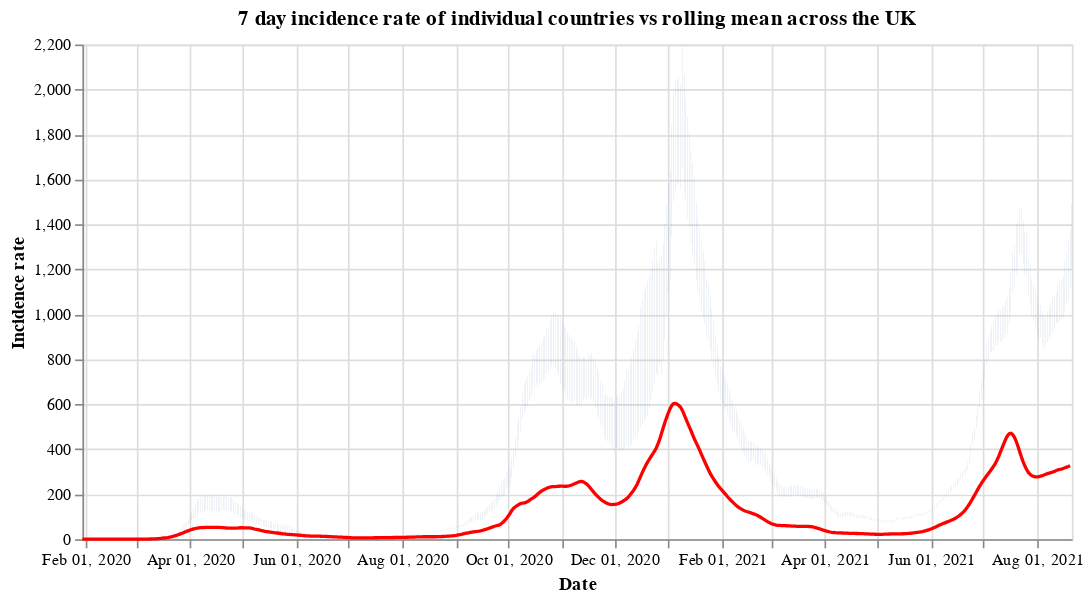

The code cell stored with this chart in its notebook:
### Code cell
#collapse
countries = uk_cases['areaName'].unique()
countries.sort()

selection = alt.selection_single(
    name='Select',
    fields=['areaName'],
    init={'areaName': 'Wales'},
    bind={'areaName': alt.binding_select(options=countries)}
)

# scatter plot, modify opacity based on selection
bars = alt.Chart(uk_cases).mark_bar().add_selection(
    selection
).encode(
    x=alt.X("yearmonthdate(date):T", axis=alt.Axis(title='Date')),
    y=alt.Y("weeklyCasesRate:Q", axis=alt.Axis(title='Incidence rate')),
    tooltip='weeklyCasesRate:Q',
    opacity=alt.condition(selection, alt.value(1), alt.value(0))
).properties(title=f'7 day incidence rate of individual countries vs rolling mean across the UK', width=600)

line = alt.Chart(overview_cases).mark_line(
    color='red',
    size=2,
).transform_window(
    rolling_mean='mean(weeklyCasesRate)',
    frame=[0, 7]
).encode(
    x='yearmonthdate(date):T',
    y='rolling_mean:Q'
)

alt.layer(bars, line)

### Figure 1 — Vega-Lite specification as saved in the notebook (floating-point values rounded to 4 significant figures; data arrays with more than 128 entries replaced by an {"elided": "..."} marker saying what was removed)
{"config": {"view": {"continuousWidth": 400, "continuousHeight": 300}}, "layer": [{"data": {"name": "data-fb599f2b23bb3428a2653f116ffa4e11"}, "mark": "bar", "encoding": {"opacity": {"condition": {"value": 1, "selection": "Select"}, "value": 0}, "tooltip": {"type": "quantitative", "field": "weeklyCasesRate"}, "x": {"type": "temporal", "axis": {"title": "Date"}, "field": "date", "timeUnit": "yearmonthdate"}, "y": {"type": "quantitative", "axis": {"title": "Incidence rate"}, "field": "weeklyCasesRate"}}, "selection": {"Select": {"type": "single", "fields": ["areaName"], "init": {"areaName": "Wales"}, "bind": {"areaName": {"input": "select", "options": ["England", "Northern Ireland", "Scotland", "Wales"]}}}}, "title": "7 day incidence rate of individual countries vs rolling mean across the UK", "width": 600}, {"data": {"name": "data-b5a869c24db6afb2832e1dd3b4feb368"}, "mark": {"type": "line", "color": "red", "size": 2}, "encoding": {"x": {"type": "temporal", "field": "date", "timeUnit": "yearmonthdate"}, "y": {"type": "quantitative", "field": "rolling_mean"}}, "transform": [{"window": [{"op": "mean", "field": "weeklyCasesRate", "as": "rolling_mean"}], "frame": [0, 7]}]}], "$schema": "https://vega.github.io/schema/vega-lite/v4.8.1.json", "datasets": {"data-fb599f2b23bb3428a2653f116ffa4e11": {"elided": "2184 records"}, "data-b5a869c24db6afb2832e1dd3b4feb368": {"elided": "569 records"}}}
